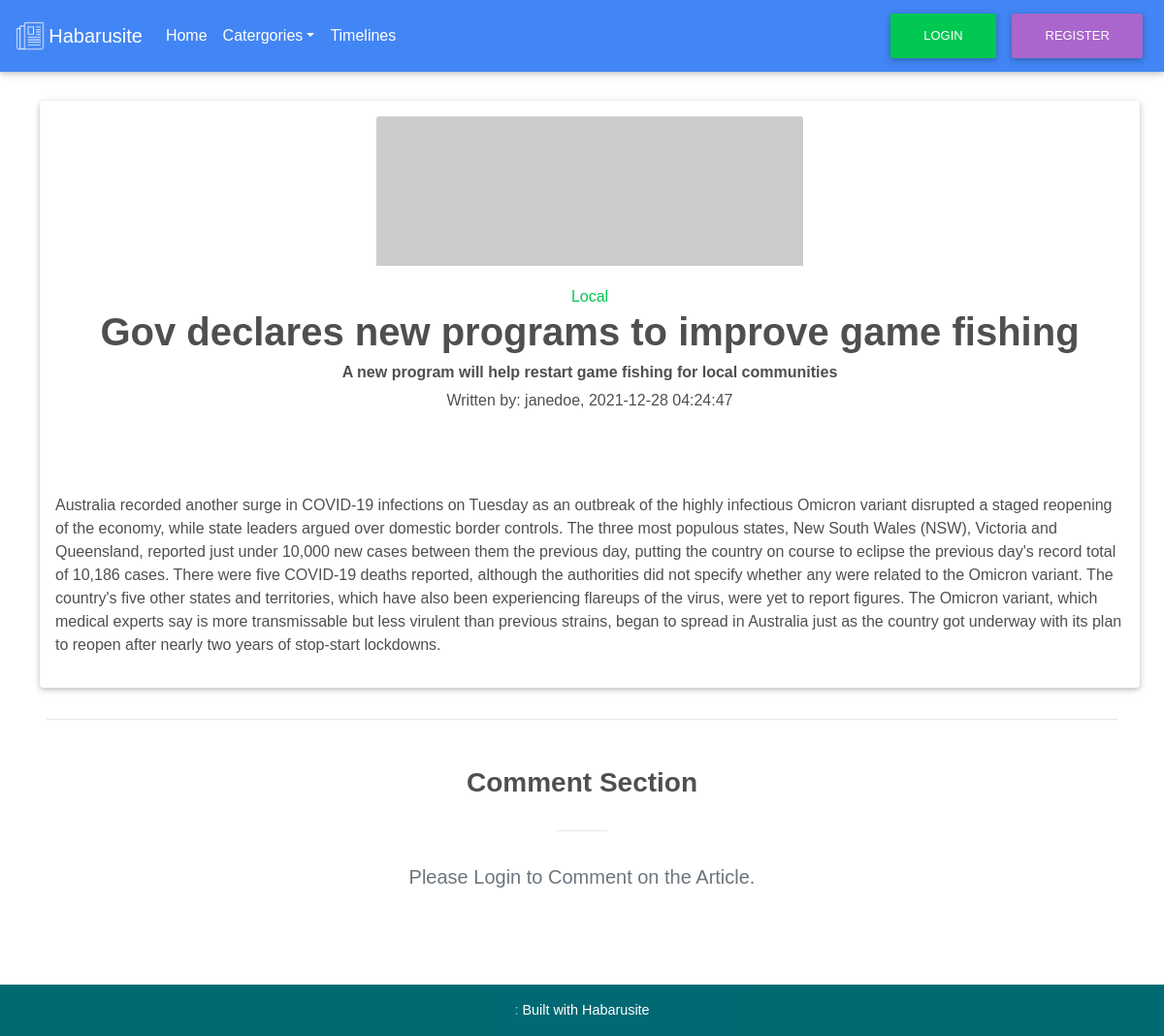
The page /Guest/Article.php?articleid=12 on the database its author committed.
### tables this page shows
CREATE TABLE `tbl_articles` (
  `id` int(255) NOT NULL,
  `istimeline` int(255) NOT NULL,
  `timelineid` int(255) DEFAULT NULL,
  `title` varchar(255) NOT NULL,
  `subtitle` varchar(255) NOT NULL,
  `catergory` int(255) NOT NULL,
  `thumbnail` longtext NOT NULL,
  `byuserid` int(255) NOT NULL,
  `timestamp` datetime NOT NULL,
  `content` longtext NOT NULL,
  `relcommentid` int(255) NOT NULL,
  `status` int(255) NOT NULL,
  `approvedbyuserid` int(255) NOT NULL
);

CREATE TABLE `app_catergories` (
  `id` int(255) NOT NULL,
  `name` varchar(255) NOT NULL,
  `description` longtext NOT NULL
);

CREATE TABLE `tbl_users` (
  `id` int(255) NOT NULL,
  `fname` varchar(255) NOT NULL,
  `lname` varchar(255) NOT NULL,
  `username` varchar(255) NOT NULL,
  `gender` int(255) NOT NULL,
  `designation` int(255) NOT NULL,
  `status` int(255) NOT NULL,
  `countrycode` int(255) NOT NULL,
  `phoneno` int(255) NOT NULL,
  `email` varchar(255) NOT NULL,
  `pssword` longtext NOT NULL
);

### php/Database.php (called while the page is built, shortened)
<?php
class Database{
    public function __construct(){
        try{
          $conn = "mysql:host=".DB_HOST.";dbname=".DB_NAME."";
          $this->conn = new PDO($conn,DB_USERNAME, DB_PASS,[
            PDO::ATTR_ERRMODE => PDO::ERRMODE_EXCEPTION,
            PDO::ATTR_DEFAULT_FETCH_MODE => PDO::FETCH_ASSOC,
            PDO::ATTR_EMULATE_PREPARES => false
          ]);
        }catch(Exception $e){
          echo 'An Error occured'.$e;
          exit();
      }
      }
      public function executesql($qtype,$sql,$args){
        switch($qtype){
          case 'selectall':
            $args = null;
            $stmt = $this->conn->prepare($sql);
            $stmt->execute();
            $result = $stmt->fetchAll();
            return $result;
          break;
          case 'selectone':
            $stmt = $this->conn->prepare($sql);
            $stmt->execute($args);
            $result = $stmt->fetch();
            return $result;
          break;
           case 'crud':
            $stmt = $this->conn->prepare($sql);
            $stmt->execute($args);
            $result = $stmt->fetchAll();
            return $result;
           break;
         }
}
}

### Guest/Article.php (the view, shortened to what this page needs)
<?php
include_once('../php/Database.php');
$getarticle = $_GET['articleid'];
$clgetarticle = filter_var(htmlspecialchars($getarticle), FILTER_SANITIZE_NUMBER_INT);
try{
    $getarticle = new Database();
    $chksql = 'SELECT tbl_articles.id, tbl_articles.istimeline, tbl_articles.timelineid, tbl_articles.title, tbl_articles.subtitle, app_catergories.name, tbl_articles.thumbnail, tbl_articles.byuserid, tbl_users.username, tbl_articles.timestamp, tbl_articles.content, tbl_articles.relcommentid, app_catergories.name as catergoryname FROM tbl_articles
    INNER JOIN tbl_users ON tbl_articles.byuserid = tbl_users.id
    INNER JOIN app_catergories ON tbl_articles.catergory = app_catergories.id
    WHERE tbl_articles.id = :id AND tbl_articles.status = 1 LIMIT 1';
    $chkargs = array('id'=>$clgetarticle);
    $resarticle = $getarticle->executesql('selectone',$chksql, $chkargs);
}catch(Exception $e){
    return 'an error occured in article retreival' .$e;
}
?>
<!DOCTYPE html>
    <html lang="en">
    <head>
        <link rel="stylesheet" href="../assets/css/all.css">
        <link rel="stylesheet" href="../assets/css/css.css">
        <link href="../assets/css/bootstrap.min.css" rel="stylesheet">
        <link href="../assets/css/mdb.min.css" rel="stylesheet">
    </head>
    <body>
    <?php include_once('inc/guest-navbar.php') ?>
<br>
<br>
<br>
<br>
<section class='mx-md-5 dark-grey-text'>
  <div class='row'>
    <div class='col-md-12 card card-cascade m-2 p-3'>
      <div class='wider reverse'>
        <div class='view view-cascade overlay'>
        <div class="text-center d-flex justify-content-center">
          <img class='card-img-top img-fluid' style="width:40%;height:30%;" src='<?php echo $resarticle['thumbnail'] ?>' alt='Article Thumbnail'>
        </div>
        </div>
        <div class='card-body card-body-cascade text-center'>
        <a href="" class="text-success"><i class=""></i><?php echo $resarticle['catergoryname'] ?></a>
          <h1 class='font-weight-bold'><a><?php echo $resarticle['title'] ?></a></h1>
          <h6 class='font-weight-bold'><a><?php echo $resarticle['subtitle'] ?></a></h6>
          <p class="">Written by: <a><strong><?php echo $resarticle['username'] ?></strong></a>, <?php echo $resarticle['timestamp'] ?></p>
        </div>
      </div>
      <div class='mt-5'>
        <p><?php echo $resarticle['content'] ?></p>
      </div>
    </div>
  </div>
  <hr class='mb-5 mt-4'>
</section>
<div class="container my-5">
  <section class="dark-grey-text">
    <h3 class="text-center font-weight-bold mb-4 pb-2">Comment Section</h3>
    <hr class="w-header">
    <p class="lead text-center w-responsive mx-auto text-muted mt-4 pt-2 mb-5">Please Login to Comment on the Article.</p>
	</section>
</div>
<?php
include('inc/footer.php');
?>
    </body>
    </html>

### rows shown on the page
tbl_articles: catergory.name "Local", title "Gov declares new programs to improve game fishing", subtitle "A new program will help restart game fishing for local communities", byuserid.username "janedoe", timestamp "2021-12-28 04:24:47", content "Australia recorded another surge in COVID-19 infections on Tuesday as an outbreak of the highly infectious Omicron variant disrupted a staged reopening of the economy, while state leaders argued over domestic border controls. The three most populous states, New South Wales (NSW), Victoria and Queensland, reported just under 10,000 new cases between them the previous day, putting the country on course to eclipse the previous day's record total of 10,186 cases. There were five COVID-19 deaths reported, although the authorities did not specify whether any were related to the Omicron variant. The country's five other states and territories, which have also been experiencing flareups of the…"
